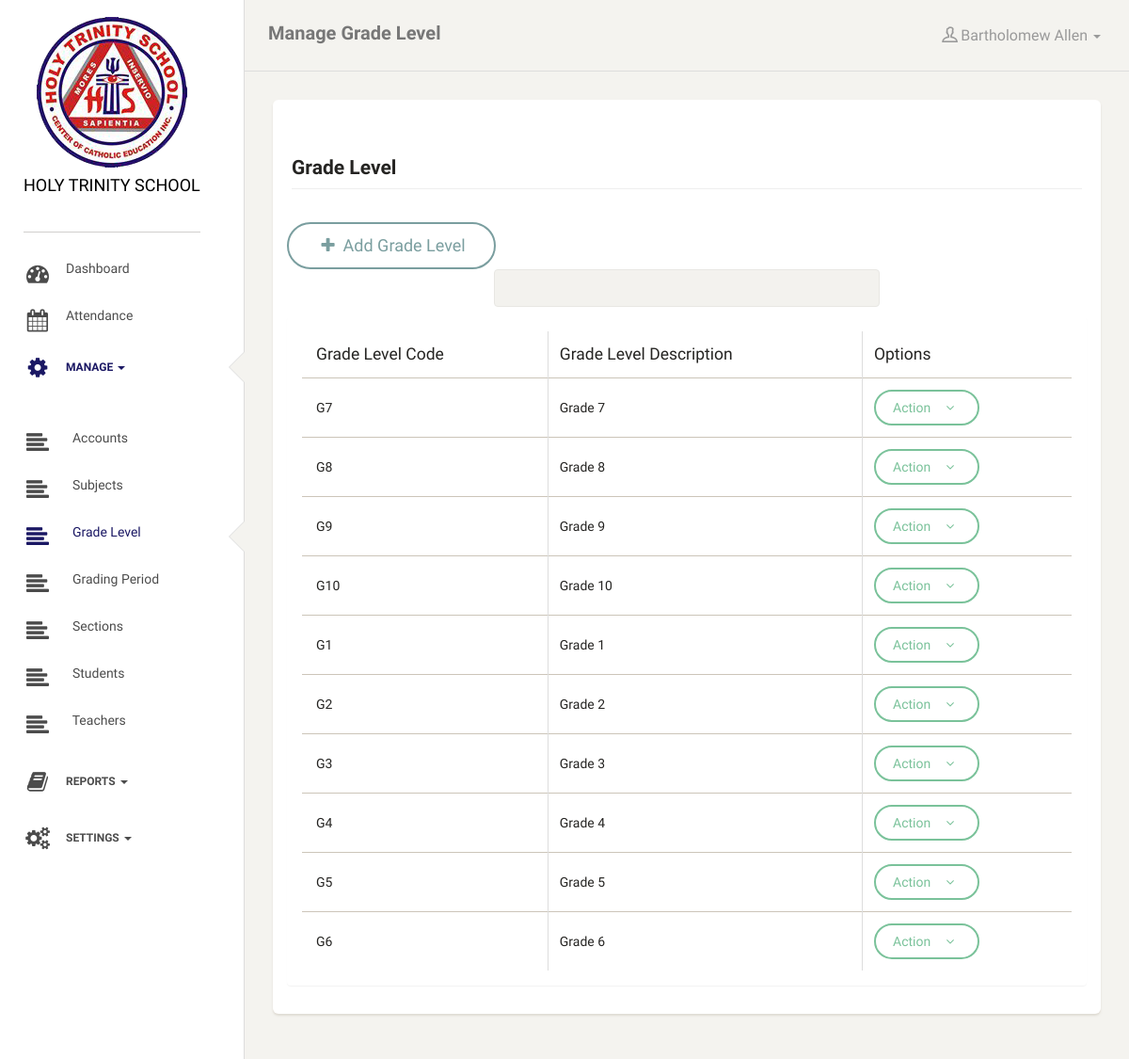
The app's page /gradelevel.php (signed in) with its own data.
### tables this page shows
CREATE TABLE `gradelevel` (
  `gradelevel_id` int(11) NOT NULL AUTO_INCREMENT,
  `gradelevel_code` varchar(60) NOT NULL,
  `gradelevel_description` varchar(255) NOT NULL,
  `archive_status` int(11) NOT NULL DEFAULT '0',
  PRIMARY KEY (`gradelevel_id`)
);

### includes/view_all_gradelevel.php (the view, shortened to what this page needs)
<div class="row">
    <div class="col-lg-12">
        <a href="gradelevel.php?s=add" class="btn btn-primary btn-lg"><i class="fa fa-plus fa-fw"></i> Add Grade Level</a>
        <div class="row" style="margin-bottom: 10px">
            <div class="col-lg-offset-3 col-lg-6 col-lg-offset-3">
                <input type="text" id="keyword" class="form-control">
            </div>
        </div>
        <div class="panel panel-body" id="showGlvl">
            <table class="table table-bordered">
                <thead>
                    <tr>
                        <th>Grade Level Code</th>
                        <th>Grade Level Description</th>
                        <th>Options</th>
                    </tr>
                </thead>
                <tbody>
                    <?php
                    $queryGradeLvl = "SELECT * FROM gradelevel WHERE archive_status = 0 ";
                    $resultGradeLvl = mysqli_query($connection, $queryGradeLvl) or die(mysqli_error($connection));
                    while($rowGradeLvl = mysqli_fetch_array($resultGradeLvl)){
                    ?>
                        <tr>
                            <td>
                                <?= $rowGradeLvl['gradelevel_code'] ?>
                            </td>
                            <td>
                                <?= $rowGradeLvl['gradelevel_description'] ?>
                            </td>
                            <td>
                                <div class="btn-group">
                                    <button type="button" data-toggle="dropdown" class="btn btn-success dropdown-toggle">Action &nbsp;
                                                    <i class="fa fa-angle-down"></i></button>
                                </div>
                            </td>
                        </tr>
                        <?php } ?>
                </tbody>
            </table>
        </div>
    </div>
</div>

### records on screen
gradelevel: gradelevel_code "G7", gradelevel_description "Grade 7"
gradelevel: gradelevel_code "G8", gradelevel_description "Grade 8"
gradelevel: gradelevel_code "G9", gradelevel_description "Grade 9"
gradelevel: gradelevel_code "G10", gradelevel_description "Grade 10"
gradelevel: gradelevel_code "G1", gradelevel_description "Grade 1"
gradelevel: gradelevel_code "G2", gradelevel_description "Grade 2"
gradelevel: gradelevel_code "G3", gradelevel_description "Grade 3"
gradelevel: gradelevel_code "G4", gradelevel_description "Grade 4"
gradelevel: gradelevel_code "G5", gradelevel_description "Grade 5"
gradelevel: gradelevel_code "G6", gradelevel_description "Grade 6"

### other values on screen
$activePage "Manage Grade Level"
$_SESSION['hts_user_firstname'] "Bartholomew"
$_SESSION['hts_user_lastname'] "Allen"
